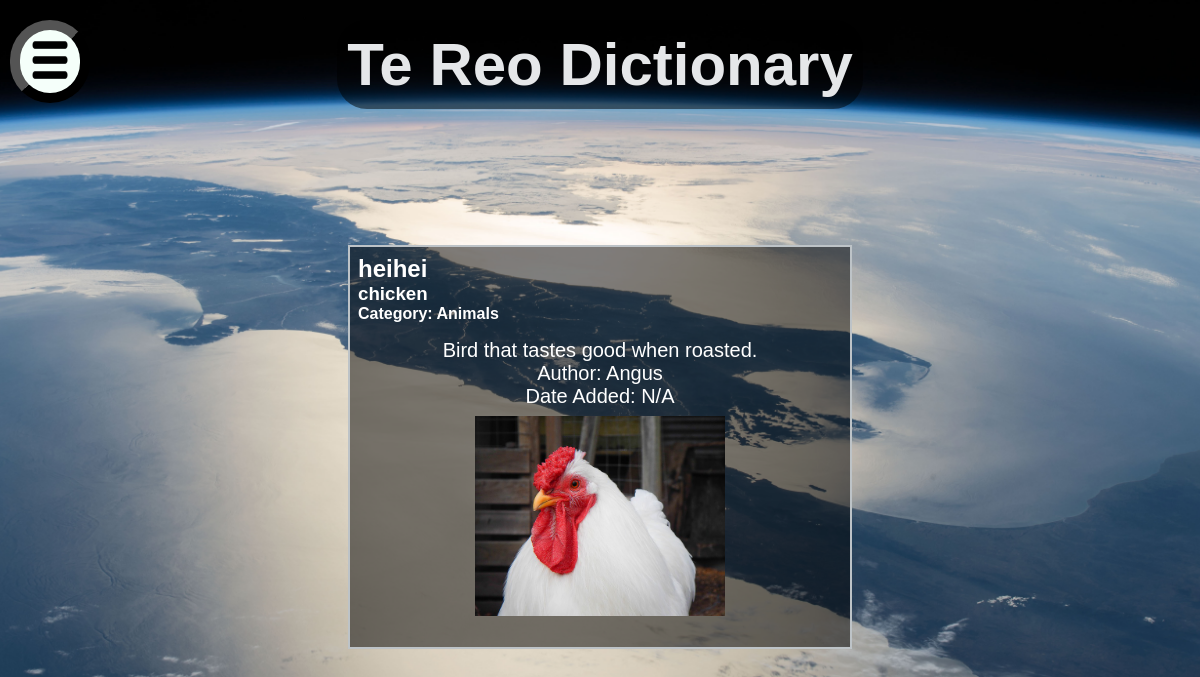
The page /41 on the database its author committed.
### tables this page shows
CREATE TABLE "Dictionary"
(
    id         integer not null
        constraint Dictionary_pk
            primary key autoincrement,
    Maori      varchar(50),
    English    varchar(50),
    Category   integer,
    Definition varchar(150),
    YearLevel  int(2),
    Author     char(50),
    wordImage  varchar(200),
    DateAdded  varchar(12)
);

### app.py (the view)
@app.route('/<id>')
def render_word(id):
    con = create_connection(DATABASE)
    query = "SELECT id, Maori, English, Category, Definition, YearLevel, Author, wordImage, DateAdded FROM Dictionary WHERE id=?"
    cur = con.cursor()
    cur.execute(query, (id,))
    word = cur.fetchall()
    con.close()
    Categories = categories()
    return render_template('word.html', word=word, is_logged_in=is_logged_in(), is_teacher=is_teacher(), categories=Categories)

### app.py (called while the page is built)
def create_connection(db_file):  # This function will create a connection to the database file
    try:
        connection = sqlite3.connect(db_file)
        return (connection)
    except Error as e:
        print(e)
    return None

def is_logged_in():  # this will simply check if there is someone logged in by checking
    if session.get("email") is None:
        print("not logged in")
        return False
    else:
        print("Logged in")
        return True

def is_teacher():  # this function will check if the person logged in to the session is a teacher or not
    if session.get("permissions") == "teacher":
        print('is teacher')
        return True
    else:
        print("is not teacher")
        return False

def categories(): # this function grabs all the categories currently in the category table in order to
    con = create_connection(DATABASE)
    query = "SELECT Category FROM Categories"
    cur = con.cursor()
    cur.execute(query)
    Categories = cur.fetchall()
    con.close()
    return Categories

### templates/word.html (shortened to what this page needs)
{% extends 'base.html' %}
{% block main %}
    <div class="dictionary">
        {% for word in word %}
            <div class="singularwordbox">
                <div class="word-box-word">
                    <h2>{{ word[1] }}</h2>
                    <h3>{{ word[2] }}</h3>
                    <h4>Category: {{ word[3] }}</h4>
                </div>
                <div class="word-box-definition">
                    <p>{{ word[4] }}</p>
                    <p>Author: {{ word[6] }}</p>
                    <p>Date Added: {{ word[8] }}</p>
                </div>
                {% if word[7] is none %}
                    <img src="/static/images/placeholder.png" class="center">
                {% else %}
                    <img src="/static/images/wordimages/{{ word[7] }}" class="center">
                {% endif %}
            </div>
        {% endfor %}
    </div>
{% endblock %}

### templates/base.html (shortened to what this page needs)
<!DOCTYPE html>
<html lang="en">
<head>
    <link href="{{ url_for('static', filename='style.css') }}" rel="stylesheet">
</head>
<body>
<div class ="headingbanner">
        <h1 style="padding: 10px; font-family:'Trebuchet MS', sans-serif;">Te Reo Dictionary</h1>
        <button onclick="openNav()" class="NavButton"><img src="/static/images/Hamburger_icon.png" style="width: 40px; height: 60px;"></button>
</div>
<div class="container">
    {% block main %}
    {% endblock %}
</div>
</body>
</html>

### static/style.css (style rules this page uses)
* { font-family: 'Helvetica', 'Arial', sans-serif; padding: 0; margin: 0; }
p { font-family: 'Helvetica', 'Arial', sans-serif; font-size: 20px; font-weight: normal; text-align: center; }
.headingbanner { display: flex; font-weight: bold; font-family: 'Helvetica', 'Arial', sans-serif;; background-color: transparent; position: relative; justify-content: center; margin: 10px; margin-top: 20px; }
body { background-image: url("/static/images/newzealandfromspace.jpg"); background-repeat: no-repeat; background-size: cover; background-position: center; background-attachment: fixed; }
h1 { font-size: 60px; padding: 10px; background-color: rgba(0,0,0,.5); border-radius: 30px; align-items: center; text-align: center; color: #E5E7E9; }
.center { display: block; margin-top: auto; margin-left: auto; margin-right: auto; margin-bottom: auto; width: 50%; height: 50% }
.NavButton { position: absolute; left: 0; border-radius: 100px; width: 80px; border-width: 10px; background-color: mintcream; }
.container { width: 90%; min-height: 63vh; padding: 5%; background: transparent; display: flex; align-items: center; justify-content: center; }
.dictionary { display: flex; flex-wrap: wrap; justify-content: space-evenly; }
.word-box-word { padding: 0.5rem; }
.word-box-definition { padding: 0.5rem; }
.singularwordbox { width: 100%; width: 500px; height: 400px; border: 2px solid rgba(189, 195, 199, 1.0); color: white; margin-bottom: 0.5rem; background-color: rgba(0,0,0,.5); }

### rows shown on the page
Dictionary: Maori "heihei", English "chicken", Category "Animals", Definition "Bird that tastes good when roasted.", Author "Angus", DateAdded "N/A", wordImage (picture)
